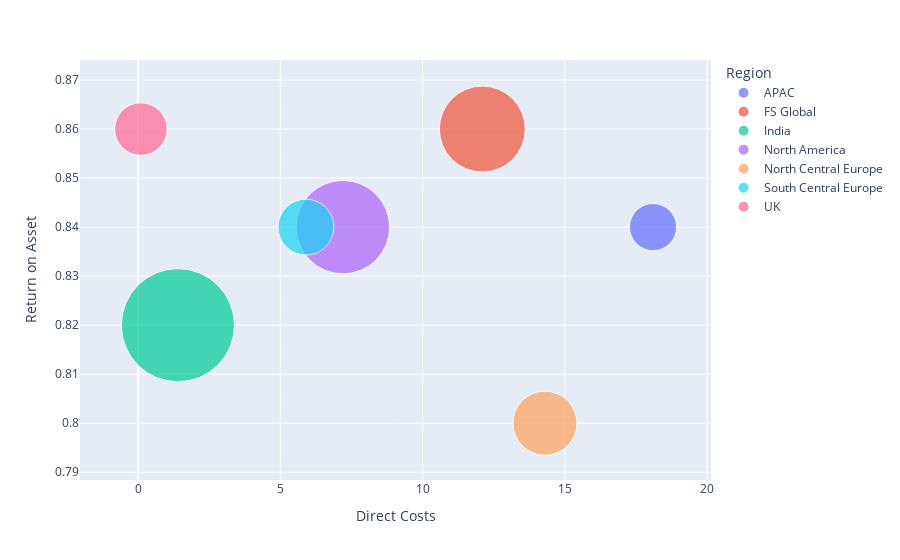

The notebook cell this image was saved under:
### Code cell
suf = px.scatter(su, x="Direct Costs", y="Return on Asset",
                 size="Total Revenue", color="Region", hover_name="Region", size_max=80)
suf.show()

### Figure 1 — Plotly figure (JSON) as saved in the notebook; plotly's stock layout.template omitted (floating-point values rounded to 4 significant figures)
{"data": [{"hovertemplate": "<b>%{hovertext}</b><br><br>Region=APAC<br>Direct Costs=%{x}<br>Return on Asset=%{y}<br>Total Revenue=%{marker.size}<extra></extra>", "hovertext": ["APAC"], "legendgroup": "APAC", "marker": {"color": "#636efa", "size": [32.6], "sizemode": "area", "sizeref": 0.02923, "symbol": "circle"}, "mode": "markers", "name": "APAC", "orientation": "v", "showlegend": true, "type": "scatter", "x": [18.1], "xaxis": "x", "y": [0.84], "yaxis": "y"}, {"hovertemplate": "<b>%{hovertext}</b><br><br>Region=FS Global<br>Direct Costs=%{x}<br>Return on Asset=%{y}<br>Total Revenue=%{marker.size}<extra></extra>", "hovertext": ["FS Global"], "legendgroup": "FS Global", "marker": {"color": "#EF553B", "size": [108], "sizemode": "area", "sizeref": 0.02923, "symbol": "circle"}, "mode": "markers", "name": "FS Global", "orientation": "v", "showlegend": true, "type": "scatter", "x": [12.1], "xaxis": "x", "y": [0.86], "yaxis": "y"}, {"hovertemplate": "<b>%{hovertext}</b><br><br>Region=India<br>Direct Costs=%{x}<br>Return on Asset=%{y}<br>Total Revenue=%{marker.size}<extra></extra>", "hovertext": ["India"], "legendgroup": "India", "marker": {"color": "#00cc96", "size": [187.1], "sizemode": "area", "sizeref": 0.02923, "symbol": "circle"}, "mode": "markers", "name": "India", "orientation": "v", "showlegend": true, "type": "scatter", "x": [1.4], "xaxis": "x", "y": [0.82], "yaxis": "y"}, {"hovertemplate": "<b>%{hovertext}</b><br><br>Region=North America<br>Direct Costs=%{x}<br>Return on Asset=%{y}<br>Total Revenue=%{marker.size}<extra></extra>", "hovertext": ["North America"], "legendgroup": "North America", "marker": {"color": "#ab63fa", "size": [127.7], "sizemode": "area", "sizeref": 0.02923, "symbol": "circle"}, "mode": "markers", "name": "North America", "orientation": "v", "showlegend": true, "type": "scatter", "x": [7.2], "xaxis": "x", "y": [0.84], "yaxis": "y"}, {"hovertemplate": "<b>%{hovertext}</b><br><br>Region=North Central Europe<br>Direct Costs=%{x}<br>Return on Asset=%{y}<br>Total Revenue=%{marker.size}<extra></extra>", "hovertext": ["North Central Europe"], "legendgroup": "North Central Europe", "marker": {"color": "#FFA15A", "size": [59.9], "sizemode": "area", "sizeref": 0.02923, "symbol": "circle"}, "mode": "markers", "name": "North Central Europe", "orientation": "v", "showlegend": true, "type": "scatter", "x": [14.3], "xaxis": "x", "y": [0.8], "yaxis": "y"}, {"hovertemplate": "<b>%{hovertext}</b><br><br>Region=South Central Europe<br>Direct Costs=%{x}<br>Return on Asset=%{y}<br>Total Revenue=%{marker.size}<extra></extra>", "hovertext": ["South Central Europe"], "legendgroup": "South Central Europe", "marker": {"color": "#19d3f3", "size": [45.7], "sizemode": "area", "sizeref": 0.02923, "symbol": "circle"}, "mode": "markers", "name": "South Central Europe", "orientation": "v", "showlegend": true, "type": "scatter", "x": [5.9], "xaxis": "x", "y": [0.84], "yaxis": "y"}, {"hovertemplate": "<b>%{hovertext}</b><br><br>Region=UK<br>Direct Costs=%{x}<br>Return on Asset=%{y}<br>Total Revenue=%{marker.size}<extra></extra>", "hovertext": ["UK"], "legendgroup": "UK", "marker": {"color": "#FF6692", "size": [40.3], "sizemode": "area", "sizeref": 0.02923, "symbol": "circle"}, "mode": "markers", "name": "UK", "orientation": "v", "showlegend": true, "type": "scatter", "x": [0.1], "xaxis": "x", "y": [0.86], "yaxis": "y"}], "layout": {"legend": {"itemsizing": "constant", "title": {"text": "Region"}, "tracegroupgap": 0}, "margin": {"t": 60}, "xaxis": {"anchor": "y", "domain": [0, 1], "title": {"text": "Direct Costs"}}, "yaxis": {"anchor": "x", "domain": [0, 1], "title": {"text": "Return on Asset"}}}}
